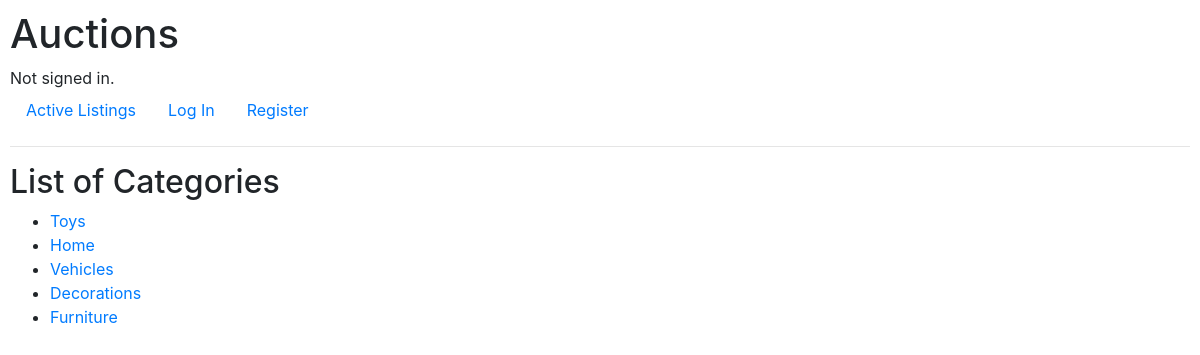
The page /category on the database its author committed.
### auctions/models.py (models this page shows, shortened)
class Category(models.Model):
    category_name = models.CharField(max_length=64)

### auctions/views.py (the view)
# urls.py: path("category", views.category, name="category"),
def category(request):
    list_of_categories = Category.objects.all()
    return render(request, "auctions/categories.html",{
        "category" : list_of_categories
    })

### auctions/templates/auctions/categories.html (shortened to what this page needs)
{% extends 'auctions/layout.html' %}
{% block body %}
<h2>List of Categories</h2>
<ul>
    {% for item in category %}
        <li><a href="{% url 'list_category' item.id %}"> {{item.category_name}}</a></li>
    {% endfor %}
</ul>
{% endblock %}

### auctions/static/auctions/styles.css (style rules this page uses)
body { padding: 10px; }

### rows shown on the page
Category: category_name "Toys"
Category: category_name "Home"
Category: category_name "Vehicles"
Category: category_name "Decorations"
Category: category_name "Furniture"
